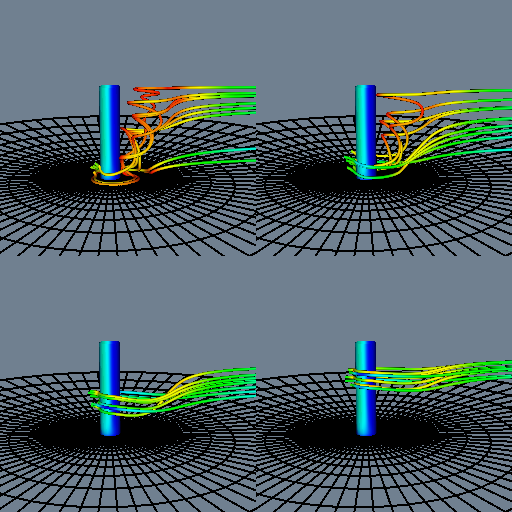

Python code for this plot:
#!/usr/bin/env python

# Compare streamtubes from four spherical seed positions around the LOx post.

import os
from pathlib import Path

# Factory overrides: importing these modules registers the OpenGL rendering
# and interaction style implementations for vtkRenderingCore factory classes.
import vtkmodules.vtkInteractionStyle  # noqa: F401
import vtkmodules.vtkRenderingOpenGL2  # noqa: F401

# VTK pipeline classes used in this example
from vtkmodules.vtkCommonCore import vtkLookupTable
from vtkmodules.vtkFiltersCore import vtkTubeFilter
from vtkmodules.vtkFiltersFlowPaths import vtkStreamTracer
from vtkmodules.vtkFiltersGeometry import vtkStructuredGridGeometryFilter
from vtkmodules.vtkFiltersSources import vtkPointSource
from vtkmodules.vtkIOParallel import vtkMultiBlockPLOT3DReader
from vtkmodules.vtkRenderingCore import (
    vtkActor,
    vtkCamera,
    vtkPolyDataMapper,
    vtkRenderWindow,
    vtkRenderWindowInteractor,
    vtkRenderer,
)

# Colors (normalized RGB)
slate_gray = (0.439, 0.502, 0.565)
black = (0.0, 0.0, 0.0)

# Data directory
data_dir = Path(os.environ.get("VPE_DATA_DIR", Path(__file__).parent))

# Reader: load PLOT3D LOx post dataset
pl3d = vtkMultiBlockPLOT3DReader()
pl3d.AutoDetectFormatOn()
pl3d.SetXYZFileName(str(data_dir / "postxyz.bin"))
pl3d.SetQFileName(str(data_dir / "postq.bin"))
pl3d.SetScalarFunctionNumber(153)
pl3d.SetVectorFunctionNumber(200)
pl3d.Update()

sg = pl3d.GetOutput().GetBlock(0)
scalar_range = sg.GetScalarRange()

# Lookup table: blue to red
lut = vtkLookupTable()
lut.SetHueRange(0.667, 0.0)

# ---- Viewport 0: seed center (-0.74, 0.0, 0.3) ----
floor_geom_0 = vtkStructuredGridGeometryFilter()
floor_geom_0.SetExtent(0, 37, 0, 75, 0, 0)
floor_geom_0.SetInputData(sg)
floor_geom_0.Update()

floor_mapper_0 = vtkPolyDataMapper()
floor_mapper_0.SetInputConnection(floor_geom_0.GetOutputPort())
floor_mapper_0.ScalarVisibilityOff()
floor_mapper_0.SetLookupTable(lut)

floor_actor_0 = vtkActor()
floor_actor_0.SetMapper(floor_mapper_0)
floor_actor_0.GetProperty().SetRepresentationToWireframe()
floor_actor_0.GetProperty().SetColor(black)
floor_actor_0.GetProperty().SetLineWidth(2)

post_geom_0 = vtkStructuredGridGeometryFilter()
post_geom_0.SetExtent(10, 10, 0, 75, 0, 37)
post_geom_0.SetInputData(sg)

post_mapper_0 = vtkPolyDataMapper()
post_mapper_0.SetInputConnection(post_geom_0.GetOutputPort())
post_mapper_0.SetLookupTable(lut)
post_mapper_0.SetScalarRange(scalar_range)

post_actor_0 = vtkActor()
post_actor_0.SetMapper(post_mapper_0)
post_actor_0.GetProperty().SetColor(black)

rake_0 = vtkPointSource()
rake_0.SetCenter(-0.74, 0.0, 0.3)
rake_0.SetNumberOfPoints(10)

streamers_0 = vtkStreamTracer()
streamers_0.SetInputConnection(pl3d.GetOutputPort())
streamers_0.SetSourceConnection(rake_0.GetOutputPort())
streamers_0.SetMaximumPropagation(250)
streamers_0.SetInitialIntegrationStep(0.2)
streamers_0.SetMinimumIntegrationStep(0.01)
streamers_0.SetIntegratorType(2)
streamers_0.Update()

tubes_0 = vtkTubeFilter()
tubes_0.SetInputConnection(streamers_0.GetOutputPort())
tubes_0.SetNumberOfSides(8)
tubes_0.SetRadius(0.08)
tubes_0.SetVaryRadius(0)

tube_mapper_0 = vtkPolyDataMapper()
tube_mapper_0.SetInputConnection(tubes_0.GetOutputPort())
tube_mapper_0.SetScalarRange(scalar_range)

tube_actor_0 = vtkActor()
tube_actor_0.SetMapper(tube_mapper_0)

renderer_0 = vtkRenderer()
renderer_0.AddActor(floor_actor_0)
renderer_0.AddActor(post_actor_0)
renderer_0.AddActor(tube_actor_0)
renderer_0.SetBackground(slate_gray)
renderer_0.SetViewport(0.0, 0.5, 0.5, 1.0)

# ---- Viewport 1: seed center (-0.74, 0.0, 1.0) ----
floor_geom_1 = vtkStructuredGridGeometryFilter()
floor_geom_1.SetExtent(0, 37, 0, 75, 0, 0)
floor_geom_1.SetInputData(sg)
floor_geom_1.Update()

floor_mapper_1 = vtkPolyDataMapper()
floor_mapper_1.SetInputConnection(floor_geom_1.GetOutputPort())
floor_mapper_1.ScalarVisibilityOff()
floor_mapper_1.SetLookupTable(lut)

floor_actor_1 = vtkActor()
floor_actor_1.SetMapper(floor_mapper_1)
floor_actor_1.GetProperty().SetRepresentationToWireframe()
floor_actor_1.GetProperty().SetColor(black)
floor_actor_1.GetProperty().SetLineWidth(2)

post_geom_1 = vtkStructuredGridGeometryFilter()
post_geom_1.SetExtent(10, 10, 0, 75, 0, 37)
post_geom_1.SetInputData(sg)

post_mapper_1 = vtkPolyDataMapper()
post_mapper_1.SetInputConnection(post_geom_1.GetOutputPort())
post_mapper_1.SetLookupTable(lut)
post_mapper_1.SetScalarRange(scalar_range)

post_actor_1 = vtkActor()
post_actor_1.SetMapper(post_mapper_1)
post_actor_1.GetProperty().SetColor(black)

rake_1 = vtkPointSource()
rake_1.SetCenter(-0.74, 0.0, 1.0)
rake_1.SetNumberOfPoints(10)

streamers_1 = vtkStreamTracer()
streamers_1.SetInputConnection(pl3d.GetOutputPort())
streamers_1.SetSourceConnection(rake_1.GetOutputPort())
streamers_1.SetMaximumPropagation(250)
streamers_1.SetInitialIntegrationStep(0.2)
streamers_1.SetMinimumIntegrationStep(0.01)
streamers_1.SetIntegratorType(2)
streamers_1.Update()

tubes_1 = vtkTubeFilter()
tubes_1.SetInputConnection(streamers_1.GetOutputPort())
tubes_1.SetNumberOfSides(8)
tubes_1.SetRadius(0.08)
tubes_1.SetVaryRadius(0)

tube_mapper_1 = vtkPolyDataMapper()
tube_mapper_1.SetInputConnection(tubes_1.GetOutputPort())
tube_mapper_1.SetScalarRange(scalar_range)

tube_actor_1 = vtkActor()
tube_actor_1.SetMapper(tube_mapper_1)

renderer_1 = vtkRenderer()
renderer_1.AddActor(floor_actor_1)
renderer_1.AddActor(post_actor_1)
renderer_1.AddActor(tube_actor_1)
renderer_1.SetBackground(slate_gray)
renderer_1.SetViewport(0.5, 0.5, 1.0, 1.0)

# ---- Viewport 2: seed center (-0.74, 0.0, 2.0) ----
floor_geom_2 = vtkStructuredGridGeometryFilter()
floor_geom_2.SetExtent(0, 37, 0, 75, 0, 0)
floor_geom_2.SetInputData(sg)
floor_geom_2.Update()

floor_mapper_2 = vtkPolyDataMapper()
floor_mapper_2.SetInputConnection(floor_geom_2.GetOutputPort())
floor_mapper_2.ScalarVisibilityOff()
floor_mapper_2.SetLookupTable(lut)

floor_actor_2 = vtkActor()
floor_actor_2.SetMapper(floor_mapper_2)
floor_actor_2.GetProperty().SetRepresentationToWireframe()
floor_actor_2.GetProperty().SetColor(black)
floor_actor_2.GetProperty().SetLineWidth(2)

post_geom_2 = vtkStructuredGridGeometryFilter()
post_geom_2.SetExtent(10, 10, 0, 75, 0, 37)
post_geom_2.SetInputData(sg)

post_mapper_2 = vtkPolyDataMapper()
post_mapper_2.SetInputConnection(post_geom_2.GetOutputPort())
post_mapper_2.SetLookupTable(lut)
post_mapper_2.SetScalarRange(scalar_range)

post_actor_2 = vtkActor()
post_actor_2.SetMapper(post_mapper_2)
post_actor_2.GetProperty().SetColor(black)

rake_2 = vtkPointSource()
rake_2.SetCenter(-0.74, 0.0, 2.0)
rake_2.SetNumberOfPoints(10)

streamers_2 = vtkStreamTracer()
streamers_2.SetInputConnection(pl3d.GetOutputPort())
streamers_2.SetSourceConnection(rake_2.GetOutputPort())
streamers_2.SetMaximumPropagation(250)
streamers_2.SetInitialIntegrationStep(0.2)
streamers_2.SetMinimumIntegrationStep(0.01)
streamers_2.SetIntegratorType(2)
streamers_2.Update()

tubes_2 = vtkTubeFilter()
tubes_2.SetInputConnection(streamers_2.GetOutputPort())
tubes_2.SetNumberOfSides(8)
tubes_2.SetRadius(0.08)
tubes_2.SetVaryRadius(0)

tube_mapper_2 = vtkPolyDataMapper()
tube_mapper_2.SetInputConnection(tubes_2.GetOutputPort())
tube_mapper_2.SetScalarRange(scalar_range)

tube_actor_2 = vtkActor()
tube_actor_2.SetMapper(tube_mapper_2)

renderer_2 = vtkRenderer()
renderer_2.AddActor(floor_actor_2)
renderer_2.AddActor(post_actor_2)
renderer_2.AddActor(tube_actor_2)
renderer_2.SetBackground(slate_gray)
renderer_2.SetViewport(0.0, 0.0, 0.5, 0.5)

# ---- Viewport 3: seed center (-0.74, 0.0, 3.0) ----
floor_geom_3 = vtkStructuredGridGeometryFilter()
floor_geom_3.SetExtent(0, 37, 0, 75, 0, 0)
floor_geom_3.SetInputData(sg)
floor_geom_3.Update()

floor_mapper_3 = vtkPolyDataMapper()
floor_mapper_3.SetInputConnection(floor_geom_3.GetOutputPort())
floor_mapper_3.ScalarVisibilityOff()
floor_mapper_3.SetLookupTable(lut)

floor_actor_3 = vtkActor()
floor_actor_3.SetMapper(floor_mapper_3)
floor_actor_3.GetProperty().SetRepresentationToWireframe()
floor_actor_3.GetProperty().SetColor(black)
floor_actor_3.GetProperty().SetLineWidth(2)

post_geom_3 = vtkStructuredGridGeometryFilter()
post_geom_3.SetExtent(10, 10, 0, 75, 0, 37)
post_geom_3.SetInputData(sg)

post_mapper_3 = vtkPolyDataMapper()
post_mapper_3.SetInputConnection(post_geom_3.GetOutputPort())
post_mapper_3.SetLookupTable(lut)
post_mapper_3.SetScalarRange(scalar_range)

post_actor_3 = vtkActor()
post_actor_3.SetMapper(post_mapper_3)
post_actor_3.GetProperty().SetColor(black)

rake_3 = vtkPointSource()
rake_3.SetCenter(-0.74, 0.0, 3.0)
rake_3.SetNumberOfPoints(10)

streamers_3 = vtkStreamTracer()
streamers_3.SetInputConnection(pl3d.GetOutputPort())
streamers_3.SetSourceConnection(rake_3.GetOutputPort())
streamers_3.SetMaximumPropagation(250)
streamers_3.SetInitialIntegrationStep(0.2)
streamers_3.SetMinimumIntegrationStep(0.01)
streamers_3.SetIntegratorType(2)
streamers_3.Update()

tubes_3 = vtkTubeFilter()
tubes_3.SetInputConnection(streamers_3.GetOutputPort())
tubes_3.SetNumberOfSides(8)
tubes_3.SetRadius(0.08)
tubes_3.SetVaryRadius(0)

tube_mapper_3 = vtkPolyDataMapper()
tube_mapper_3.SetInputConnection(tubes_3.GetOutputPort())
tube_mapper_3.SetScalarRange(scalar_range)

tube_actor_3 = vtkActor()
tube_actor_3.SetMapper(tube_mapper_3)

renderer_3 = vtkRenderer()
renderer_3.AddActor(floor_actor_3)
renderer_3.AddActor(post_actor_3)
renderer_3.AddActor(tube_actor_3)
renderer_3.SetBackground(slate_gray)
renderer_3.SetViewport(0.5, 0.0, 1.0, 0.5)

# Window: 2x2 grid of viewports
render_window = vtkRenderWindow()
render_window.AddRenderer(renderer_0)
render_window.AddRenderer(renderer_1)
render_window.AddRenderer(renderer_2)
render_window.AddRenderer(renderer_3)
render_window.SetWindowName("l ox seeds")
render_window.SetMultiSamples(0)
render_window.SetSize(512, 512)

# Scene: shared camera across all viewports
camera = vtkCamera()
camera.SetFocalPoint(0.918037, -0.0779233, 2.69513)
camera.SetPosition(0.840735, -23.6176, 8.50211)
camera.SetViewUp(0.00227904, 0.239501, 0.970893)
camera.SetClippingRange(1, 100)
renderer_0.SetActiveCamera(camera)
renderer_1.SetActiveCamera(camera)
renderer_2.SetActiveCamera(camera)
renderer_3.SetActiveCamera(camera)

# Interactor: handle mouse and keyboard events
render_window_interactor = vtkRenderWindowInteractor()
render_window_interactor.SetRenderWindow(render_window)

# Launch the interactive visualization
render_window_interactor.Initialize()
render_window_interactor.Start()
